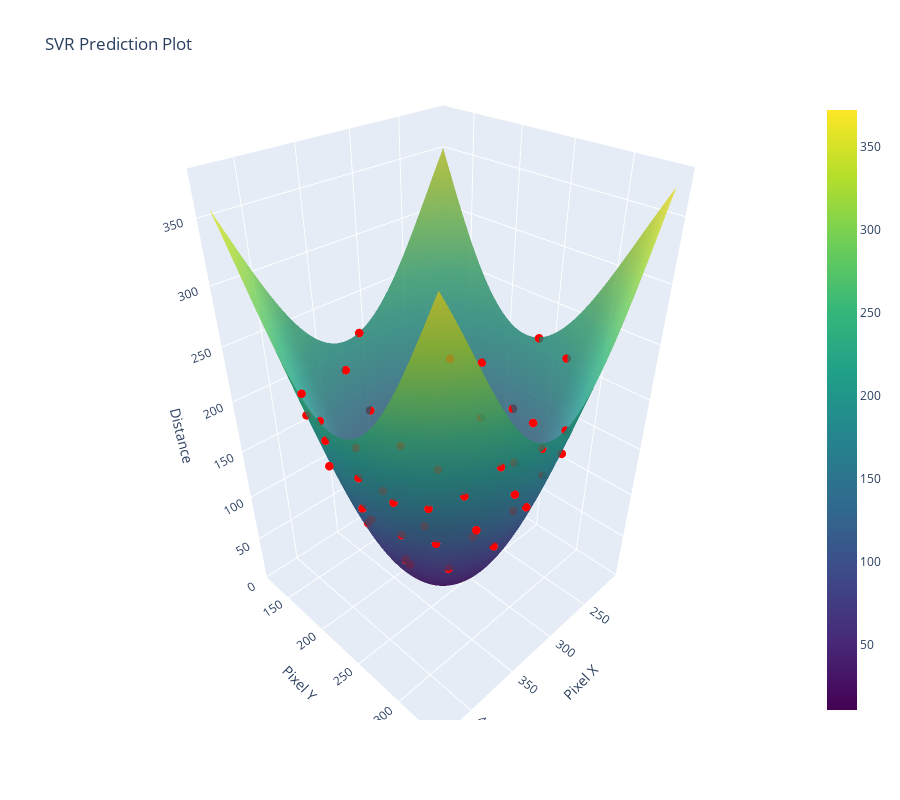

Notebook source saved alongside this figure:
### Code cell
plot_prediction_curve(svr_model, X_test, y_test, title="SVR Prediction Plot")

### Figure 1 — Plotly figure (JSON) as saved in the notebook; plotly's stock layout.template omitted (floating-point values rounded to 4 significant figures; data arrays with more than 128 entries replaced by an {"elided": "..."} marker saying what was removed)
{"data": [{"colorscale": [[0, "#440154"], [0.1111, "#482878"], [0.2222, "#3e4989"], [0.3333, "#31688e"], [0.4444, "#26828e"], [0.5556, "#1f9e89"], [0.6667, "#35b779"], [0.7778, "#6ece58"], [0.8889, "#b5de2b"], [1, "#fde725"]], "name": "Predicted Surface", "opacity": 0.8, "type": "surface", "x": {"elided": "100x100 float values"}, "y": {"elided": "100x100 float values"}, "z": {"elided": "100x100 float values"}}, {"marker": {"color": "red", "size": 3}, "mode": "markers", "name": "Actual Points", "type": "scatter3d", "x": [416, 236, 384, 378, 334, 340, 225, 360, 407, 392, 253, 279, 425, 308, 277, 240, 362, 348, 224, 217, 335, 359, 377, 270, 207, 310, 388, 333, 325, 394, 286, 417, 317, 318, 406, 300, 342, 366, 428, 244, 414, 351, 261, 380], "y": [189, 201, 157, 313, 171, 327, 229, 329, 272, 262, 306, 322, 223, 198, 185, 164, 311, 154, 189, 275, 306, 280, 248, 273, 238, 122, 216, 129, 336, 294, 240, 247, 321, 140, 234, 159, 339, 192, 205, 250, 208, 224, 294, 287], "z": [215.1, 127.5, 176.8, 190.4, 79.06, 176.8, 145.8, 215.1, 176.8, 127.5, 176.8, 176.8, 215.1, 35.36, 79.06, 176.8, 145.8, 127.5, 176.8, 215.1, 106.1, 79.06, 79.06, 79.06, 215.1, 215.1, 106.1, 190.4, 215.1, 176.8, 35.36, 190.4, 145.8, 145.8, 145.8, 106.1, 247.5, 79.06, 247.5, 106.1, 176.8, 35.36, 127.5, 127.5]}], "layout": {"height": 800, "scene": {"xaxis": {"title": {"text": "Pixel X"}}, "yaxis": {"title": {"text": "Pixel Y"}}, "zaxis": {"title": {"text": "Distance"}}}, "title": {"text": "SVR Prediction Plot"}}}
